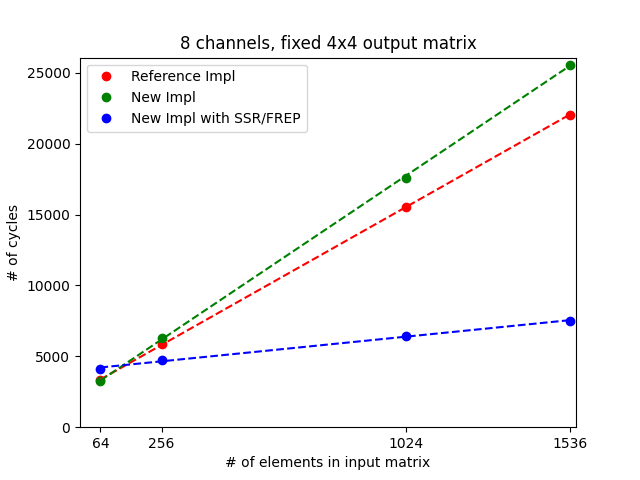

Recreate this plot in Python.
import matplotlib.pyplot as plt
import numpy as np

plt.title("8 channels, fixed 4x4 output matrix")
plt.xlabel("# of elements in input matrix")
plt.ylabel("# of cycles")

x = np.array([64, 256, 1024, 1536])

y_ref = np.array([3326.375, 5857.625, 15538, 22058.375])
y_new = np.array([3238.75, 6319.75, 17606.375, 25581])
y_ssr = np.array([4121.125, 4727, 6468.125, 7492.125])

plt.xlim(left=0, right=x[-1] + 20)
plt.ylim(bottom=0, top=max(y_ref.max(), y_new.max(), y_ssr.max()) + 500)

plt.xticks(x)

plt.plot(x, y_ref, "ro", label="Reference Impl")
plt.plot(x, y_new, "go", label="New Impl")
plt.plot(x, y_ssr, "bo", label="New Impl with SSR/FREP")

plt.plot(np.unique(x), np.poly1d(np.polyfit(x, y_ref, 1))(np.unique(x)), "r--")
plt.plot(np.unique(x), np.poly1d(np.polyfit(x, y_new, 1))(np.unique(x)), "g--")
plt.plot(np.unique(x), np.poly1d(np.polyfit(x, y_ssr, 1))(np.unique(x)), "b--")

plt.legend()

plt.savefig("fixed_output.png")